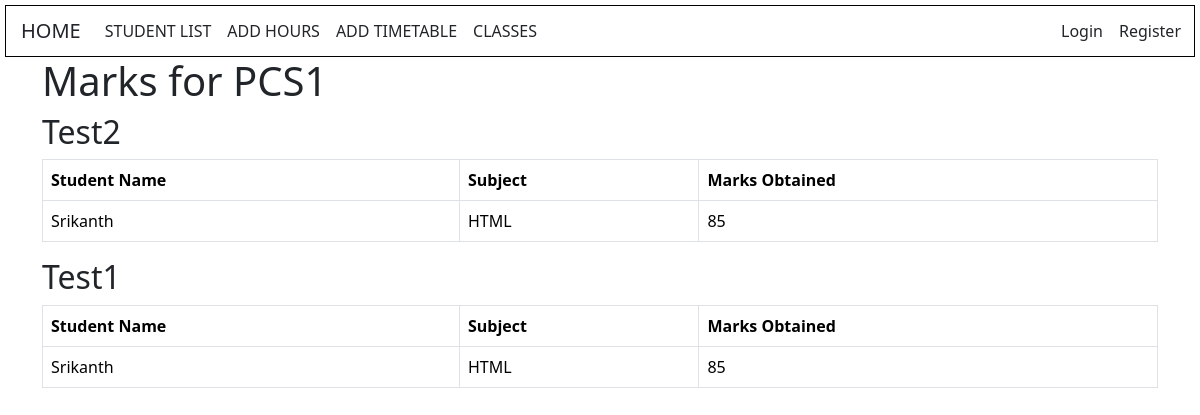
The app's page /students/class_marks_view/1/ with its own data.
### students/models.py (models this page shows, shortened)
class Class(models.Model):
    name = models.CharField(max_length=100)

class Mark(models.Model):
    student = models.ForeignKey(Student, on_delete=models.CASCADE)
    test=models.CharField(max_length=10, choices=[('Test1', 'Test1'), ('Test2', 'Test2'),('Test3', 'Test3'),('Test4', 'Test4')])
    subject = models.CharField(max_length=50)
    mark = models.IntegerField()

class Student(models.Model):
    name = models.CharField(max_length=100)
    roll_number = models.CharField(max_length=10, unique=True)
    student_class = models.ForeignKey(Class, on_delete=models.CASCADE)
    email = models.EmailField()
    phone = models.CharField(max_length=10)

### students/views.py (the view)
# urls.py: path('class_marks_view/<int:class_id>/', views.class_marks_view, name='class_marks_view'),
def class_marks_view(request, class_id):
    student_class = get_object_or_404(Class, id=class_id)
    students = Student.objects.filter(student_class=student_class)
    marks = Mark.objects.filter(student__in=students)
    marks_by_test = {}
    for mark in marks:
        test_name = mark.test
        if test_name not in marks_by_test:
            marks_by_test[test_name] = []
        marks_by_test[test_name].append(mark)
    return render(request, 'students/class_marks_view.html', {
        'student_class': student_class,
        'students': students,
        'marks_by_test': marks_by_test,
        'marks':mark  # Pass marks organized by test to the template
    })

### students/templates/students/class_marks_view.html (shortened to what this page needs)
<!DOCTYPE html>
<html>
<head>
    <link href="https://cdn.jsdelivr.net/npm/bootstrap@5.3.2/dist/css/bootstrap.min.css" rel="stylesheet">
</head>
<body>
    {% include 'students/navbar.html' %}
    <div class="container">
        <h1>Marks for {{ student_class.name }}</h1>
        {% for test_name, marks in marks_by_test.items %}
            <h2>{{ test_name }}</h2>
            <table class="table table-bordered">
                <thead>
                    <tr>
                        <th>Student Name</th>
                        <th>Subject</th>
                        <th>Marks Obtained</th>
                    </tr>
                </thead>
                <tbody>
                    {% for mark in marks %}
                        <tr>
                            <td>{{ mark.student.name }}</td>
                            <td>{{ mark.subject }}</td>
                            <td>{{ mark.mark }}</td>
                        </tr>
                    {% endfor %}
                </tbody>
            </table>
        {% endfor %}
    </div>
</body>
</html>

### students/templates/students/navbar.html (style rules this page uses)
body { background:url('https://img.freepik.com/free-vector/beautiful-decorative-soft-colorful-watercolor-texture-background_1055-14290.jpg') no-repeat center center fixed; background-size: cover; }

### records on screen
Class: name "PCS1"
Mark: test "Test2", student.name "Srikanth", subject "HTML", mark "85"
Mark: test "Test1", student.name "Srikanth", subject "HTML", mark "85"
